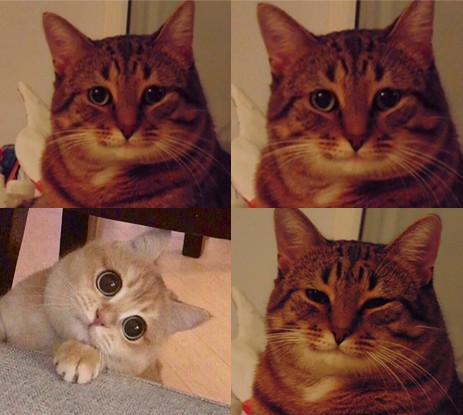
#> input picture images/cats.jpg, 463 x 415 px
$ python make_image.py
#> lines starting #> are read from the running program, lines starting #| are printed output that depends on the picture
import logging

from PIL import Image
from PIL import ImageFont
from PIL import ImageDraw
from datetime import datetime
import os


def get_image_filename(first_text: str, second_text: str) -> str:
#> called with first_text = 'Ты предприниматель', second_text = 'и красотка'
    template_fn = os.path.join(os.getcwd(), 'images', 'cats.jpg')
    ttf = os.path.join(os.getcwd(), 'fonts', 'comic.ttf')
    if not os.path.exists(template_fn):
        logging.error("Can't find template image for making mem")
    if not os.path.exists(ttf):
        logging.error("Can't find ttf file for font for making mem")

    img = Image.open(template_fn)
#> img is the input picture: PIL image 463x415 RGB; mean R, G, B 121.7, 78.8, 63.5
    draw = ImageDraw.Draw(img)
    font = ImageFont.truetype(ttf, size=16)
    draw.text((245, 150), first_text, (255, 255, 255), font=font)
    draw.text((245, 360), f"{second_text}", (255, 255, 255), font=font)
    draw.text((30, 360), f"{second_text}?", (255, 255, 255), font=font)

    output_filename = os.path.join(os.getcwd(), 'images', f"{datetime.strftime(datetime.now(), '%Y%m%d_%H%M%S')}_output.jpg")
    img.save(output_filename)
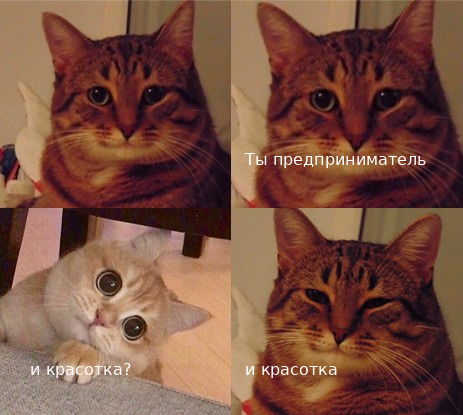
#> saved as 20261205_122432_output.jpg: PIL image 463x415 RGB; mean R, G, B 122.3, 79.7, 64.6
    return output_filename


if __name__ == '__main__':
    filename = get_image_filename('Ты предприниматель', 'и красотка')
    print(f"filename: {filename}")
    if filename:
        image = Image.open(filename)
        image.show()
